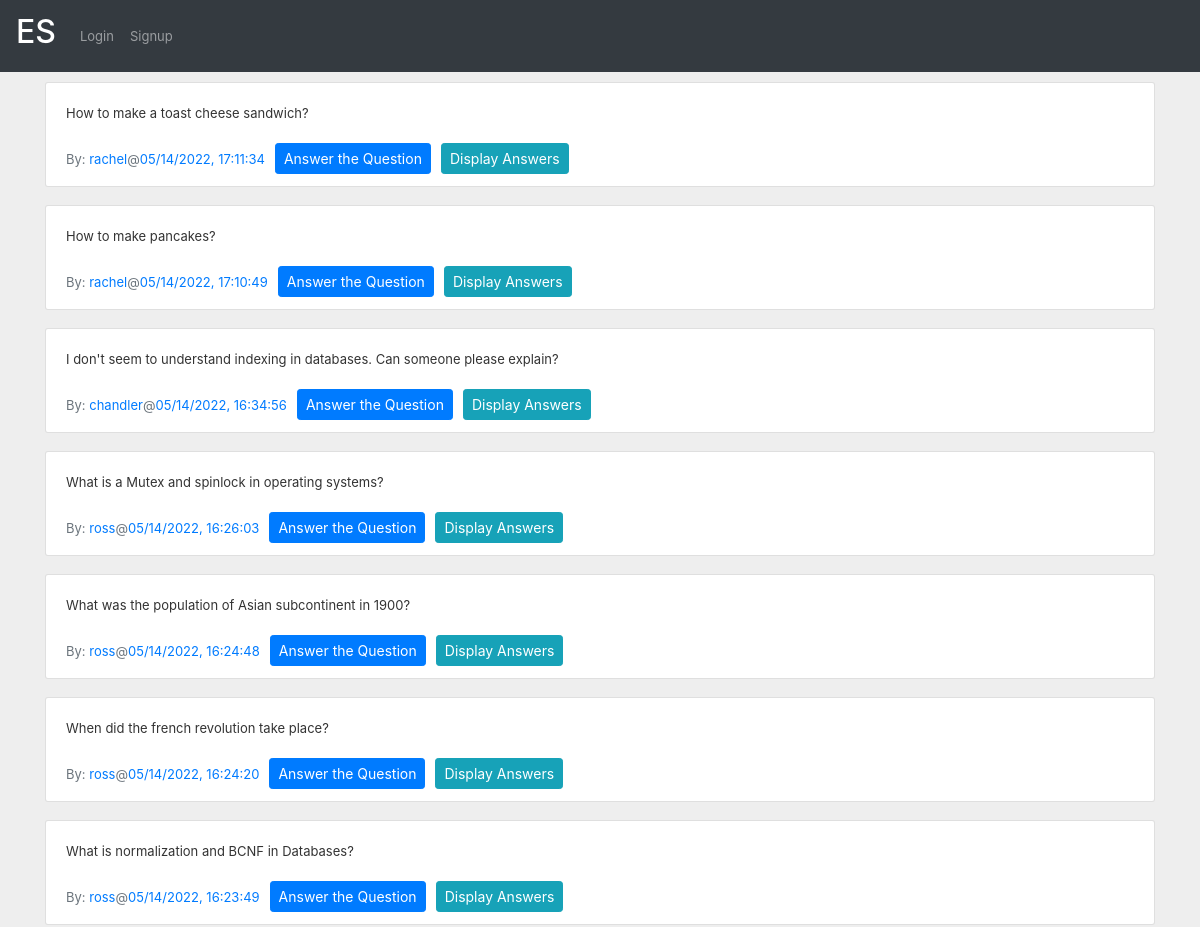
/show_qa (upper part), run on an earlier commit of the app's database.
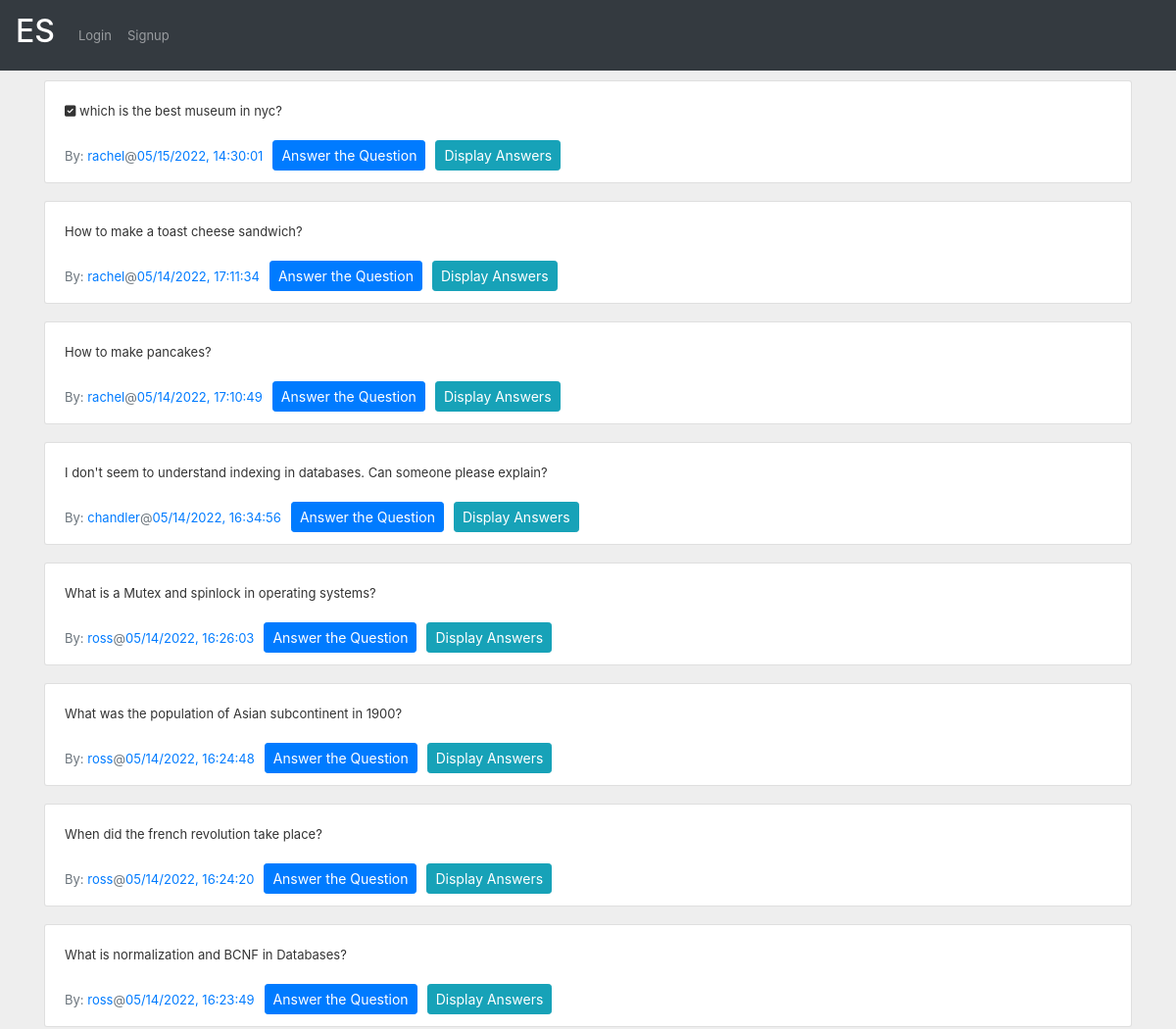
And on a later commit of the database.
### app.py (models this page shows)
class Questions(db.Model):
    questionid = db.Column(db.Integer, autoincrement=True, primary_key=True)
    userid = db.Column(db.Integer, ForeignKey(Users.userid))
    tagid = db.Column(db.Integer, ForeignKey(Tags.tagid))
    title = db.Column(db.Text)
    question = db.Column(db.Text)
    timeposted = db.Column(db.DateTime, server_default=func.now())
    resolved = db.Column(db.Boolean, default=False)

class Users(db.Model):
    userid = db.Column(db.Integer, primary_key=True, autoincrement=True)
    username = db.Column(db.String, unique=True)
    firstname = db.Column(db.String)
    lastname = db.Column(db.String)
    email = db.Column(db.String)
    phone = db.Column(db.String)
    profile = db.Column(db.Text)
    rating = db.Column(db.Integer, default=0)
    city = db.Column(db.String)
    state = db.Column(db.String)
    country = db.Column(db.String)

### app.py (the view)
@app.route('/show_qa', methods=['GET', 'POST'])
def show_qa():
    questions = Questions.query.order_by(Questions.timeposted.desc()).all()
    ind = 0
    usernames = []
    for question in questions:
        user = Users.query.filter_by(userid=question.userid).first()
        usernames.append(user.username)
    return render_template('questions.html', questions=questions, usernames=usernames)

### templates/questions.html (shortened to what this page needs)
{% extends "base.html" %}
{% import "bootstrap/wtf.html" as wtf %}
{% block styles %}
<link rel="stylesheet" href="{{url_for('.static', filename='css/answers.css')}}">
{% endblock %}
{% block content %}
    {% for question in questions %}
        <div class="container d-flex justify-content-center mt-10 rounded">
            <div class="w-100 overflow-auto order-2 order-md-1">
                <div class="card-group-control card-group-control-right">
                    <div class="card mb-2 w-100">
                        <div class="collapse show" >
                            <div class="card-body">
                                {% if question.resolved %}
                                <span text="Resolved"><i class="fas fa-check-square"></i></span>
                                {% endif %}
                                {{ question.question }}
                            </div>
                            <div class="card-footer bg-transparent d-sm-flex align-items-sm-center border-top-0 pt-0">
                                <a href="/profile/{{ question.userid }}">
                                    <span class="text-muted">By: </span><span class="text-primary">{{ usernames[loop.index-1] }}</span>
                                </a>
                                <span class="text-muted">@</span><span class="text-primary">{{ question.timeposted.strftime('%m/%d/%Y, %H:%M:%S') }}</span>
                                <div class="gap">
                                    <a href="/answer_question/{{ question.questionid }}">
                                        <button type="button" class="btn btn-primary btn-sm">
                                        Answer the Question
                                        </button>
                                    </a>
                                </div>
                                <div class="gap">
                                    <a href="/show_answers/{{ question.questionid }}">
                                        <button type="button" class="btn btn-info btn-sm">
                                        Display Answers
                                        </button>
                                    </a>
                                </div>
                            </div>
                        </div>
                    </div>
                </div>
            </div>
        </div>
    {% endfor %}
{% endblock %}

What changed in the data, as far as the page shows it:
added Questions: resolved True (drawn), question "which is the best museum in nyc?", {{ usernames[loop.index-1] }} "rachel", timeposted "05/15/2022, 14:30:01"
